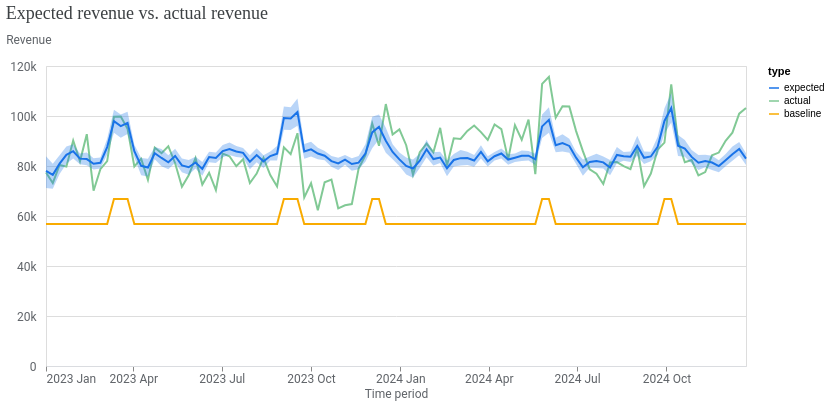

Notebook source saved alongside this figure:
### Code cell
model_fit = visualizer.ModelFit(mmm)
model_fit.plot_model_fit()

### Figure 1 — Vega-Lite specification as saved in the notebook (floating-point values rounded to 4 significant figures; data arrays with more than 128 entries replaced by an {"elided": "..."} marker saying what was removed)
{"config": {"view": {"continuousWidth": 300, "continuousHeight": 300}, "axis": {"labelColor": "#5F6368", "labelFont": "Roboto", "labelFontSize": 12, "titleColor": "#5F6368", "titleFont": "Roboto", "titleFontSize": 12, "titleFontWeight": "normal"}}, "layer": [{"mark": {"type": "line"}, "encoding": {"color": {"field": "type", "scale": {"domain": ["expected", "actual", "baseline"], "range": ["#1A73E8", "#81C995", "#F9AB00"]}, "type": "nominal"}, "x": {"axis": {"domainColor": "#DADCE0", "format": "%Y %b", "grid": false, "tickCount": 8}, "field": "time", "title": "Time period", "type": "temporal"}, "y": {"axis": {"domain": false, "labelExpr": "replace(format(datum.value, '.3~s'), 'G', 'B')", "labelPadding": 10, "tickCount": 5, "ticks": false, "titleAlign": "left", "titleAngle": 0, "titleY": -20}, "field": "mean", "title": "Revenue", "type": "quantitative"}}}, {"mark": {"type": "rule", "opacity": 0}, "encoding": {"opacity": {"condition": {"param": "param_5", "value": 0.3, "empty": false}, "value": 0}, "tooltip": [{"field": "time", "title": "Time period", "type": "temporal"}, {"field": "expected", "format": ",.0f", "title": "Expected", "type": "quantitative"}, {"field": "actual", "format": ",.0f", "title": "Actual", "type": "quantitative"}, {"field": "baseline", "format": ",.0f", "title": "Baseline", "type": "quantitative"}], "x": {"field": "time", "type": "temporal"}}, "name": "view_5", "transform": [{"pivot": "type", "value": "mean", "groupby": ["time"]}]}, {"mark": {"type": "circle", "filled": false, "size": 36}, "encoding": {"color": {"field": "type", "legend": null, "scale": {"domain": ["expected", "actual", "baseline"], "range": ["#1A73E8", "#81C995", "#F9AB00"]}, "type": "nominal"}, "opacity": {"condition": {"param": "param_5", "value": 1, "empty": false}, "value": 0}, "x": {"field": "time", "type": "temporal"}, "y": {"field": "mean", "type": "quantitative"}}}, {"mark": {"type": "area", "opacity": 0.3}, "encoding": {"color": {"field": "type", "legend": null, "scale": {"domain": ["expected"], "range": ["#1A73E8"]}, "type": "nominal"}, "x": {"field": "time", "type": "temporal"}, "y": {"field": "ci_hi", "type": "quantitative"}, "y2": {"field": "ci_lo"}}}], "data": {"name": "data-d454a7aaa7143300ca61c988a30a87b2"}, "params": [{"name": "param_5", "select": {"type": "point", "clear": "pointerout", "fields": ["time"], "nearest": true, "on": "pointerover"}, "views": ["view_5"]}], "resolve": {"scale": {"color": "independent"}}, "title": {"text": "Expected revenue vs. actual revenue", "anchor": "start", "color": "#3C4043", "font": "Google Sans Display", "fontSize": 18, "fontWeight": "normal", "offset": 10}, "width": 700, "$schema": "https://vega.github.io/schema/vega-lite/v5.20.1.json", "datasets": {"data-d454a7aaa7143300ca61c988a30a87b2": {"elided": "312 records"}}}
